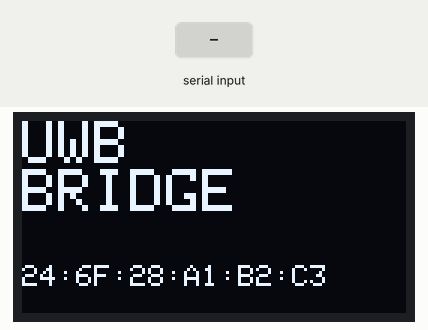
Simulated run of this sketch. Board: ESP32. On the bench: 128×64 one-colour display. Inputs (shaded band) come from the test bench. What the sketch prints to the serial monitor is not drawn.

Above: at 1.4 s.

The sketch:

bridge.ino
```cpp
/*
 * MaUWB_DW3000 with STM32 AT Command  (Makerfabs MAUWBCA1)
 * PCB silkscreen: "ESP32 AT UWB Pro with Display v1.1"
 *
 * Phase B firmware: a bridge between USB and the STM32 that does the UWB work.
 *
 * The ESP32 makes no decisions here. Every line from the Mac goes to the STM32,
 * every line from the STM32 comes back to the Mac, and ranging.py does all the
 * talking. Same split as selftest.ino -- the board carries no settings and no
 * rules, so changing the role, the anchor/tag index or the data rate never
 * means reflashing ten boards. (Makerfabs' esp32_at.ino does the opposite:
 * role and index are #defines, one compile per board.)
 *
 * One line is for the bridge itself and is not forwarded:
 *   BRIDGE?   ->   BRIDGE v1 mauwb-dw3000 mac=XX:XX:XX:XX:XX:XX
 * The same line is printed once at boot. The MAC is how ranging.py proves the
 * board on the port is the board you named.
 *
 * Build settings are the same as selftest.ino -- use ./flash.sh bridge.
 */

#include <Arduino.h>
#include <Wire.h>
#include <Adafruit_GFX.h>
#include <Adafruit_SSD1306.h>
#include <esp_mac.h>

// ---- ESP32-WROVER-B pin map (same as selftest.ino) ---------------------
#define PIN_STM32_RESET 32     // held HIGH. The module only resets when this
                               // is held LOW for ~3 s (AT manual, section 2.6)
#define PIN_RXD2        18     // ESP32 receives from STM32
#define PIN_TXD2        19     // ESP32 transmits to STM32
#define PIN_I2C_SDA      4
#define PIN_I2C_SCL      5

#define OLED_ADDR     0x3C
#define AT_BAUD       115200

HardwareSerial AT(2);
Adafruit_SSD1306 display(128, 64, &Wire, -1);

String banner;
String fromMac, fromStm;      // one partial line per direction

// Add one character to a line buffer; true once the line is complete.
// '\r' is dropped, so a line ends at '\n' whatever line ending the sender used.
bool feed(String &line, char c) {
  if (c == '\r') return false;
  if (c == '\n') return true;
  line += c;
  return false;
}

void setup() {
  pinMode(PIN_STM32_RESET, OUTPUT);
  digitalWrite(PIN_STM32_RESET, HIGH);

  Serial.begin(115200);
  AT.begin(AT_BAUD, SERIAL_8N1, PIN_RXD2, PIN_TXD2);

  // Base MAC from eFuse: always readable, and the chip's real identity
  // (WiFi.macAddress() reads zeros until the WiFi stack is up).
  uint8_t m[6];
  esp_efuse_mac_get_default(m);
  char mac[18];
  snprintf(mac, sizeof(mac), "%02X:%02X:%02X:%02X:%02X:%02X",
           m[0], m[1], m[2], m[3], m[4], m[5]);
  banner = String("BRIDGE v1 mauwb-dw3000 mac=") + mac;

  // The screen says which firmware is on the board -- with ten identical
  // boards moving between phases, that is the first thing you need to know.
  // A dead screen is not a reason to stop: the bridge works without it.
  Wire.begin(PIN_I2C_SDA, PIN_I2C_SCL);
  if (display.begin(SSD1306_SWITCHCAPVCC, OLED_ADDR)) {
    display.clearDisplay();
    display.setTextColor(SSD1306_WHITE);
    display.setTextSize(2);
    display.setCursor(0, 0);
    display.println(F("UWB"));
    display.println(F("BRIDGE"));
    display.setTextSize(1);
    display.setCursor(0, 48);
    display.println(mac);
    display.display();
  }

  delay(200);
  Serial.println();
  Serial.println(banner);
}

void loop() {
  // Whole lines in both directions, so the banner can never land in the
  // middle of a distance report.
  while (Serial.available()) {
    if (!feed(fromMac, Serial.read())) continue;
    if (fromMac == "BRIDGE?") Serial.println(banner);
    else if (fromMac.length()) AT.println(fromMac);
    fromMac = "";
  }
  while (AT.available()) {
    if (!feed(fromStm, AT.read())) continue;
    if (fromStm.length()) Serial.println(fromStm);
    fromStm = "";
  }
}
```
